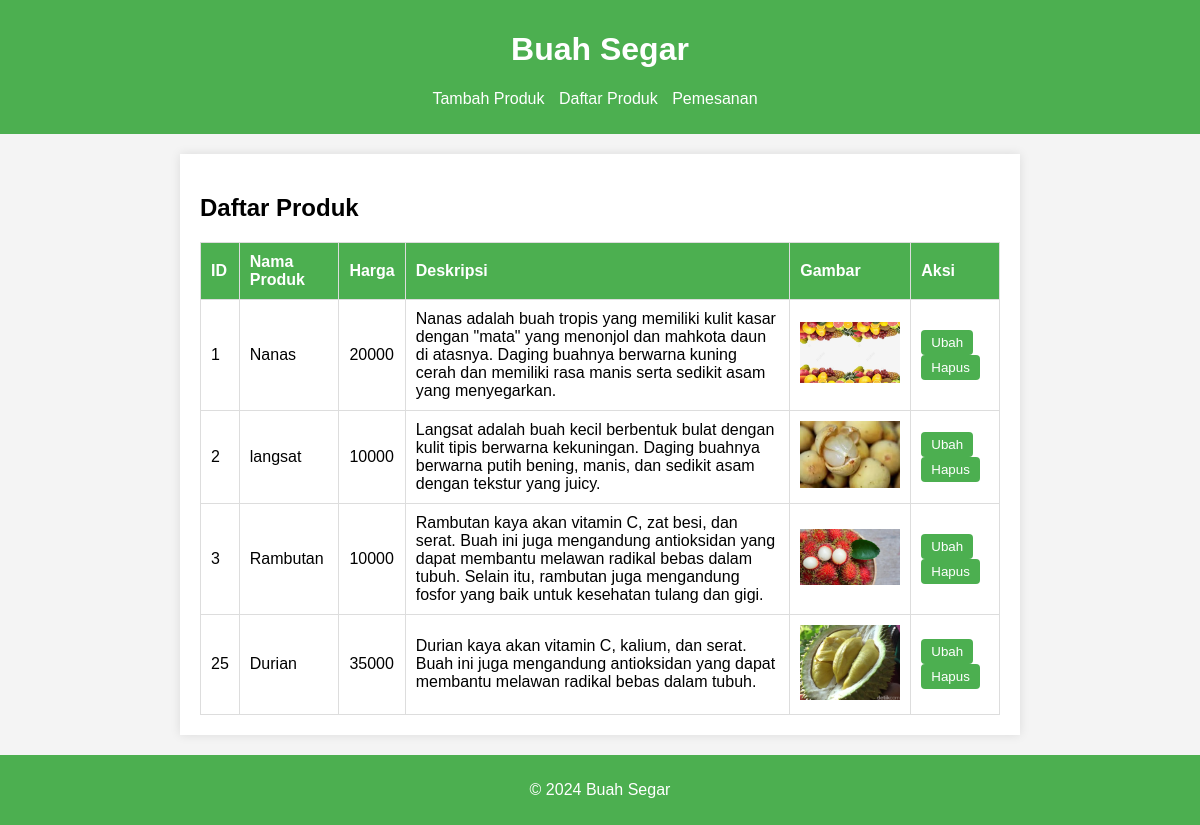
/ubah_produk1.php, run on the app's committed database.
### tables this page shows
CREATE TABLE `produk` (
  `id_produk` int(11) NOT NULL,
  `nama_produk` varchar(255) NOT NULL,
  `harga` int(255) NOT NULL,
  `gambar` varchar(255) NOT NULL,
  `deskripsi` varchar(2555) NOT NULL
);

### ubah_produk1.php (the view, shortened to what this page needs)
<?php
include 'koneksi.php';
$sql = "SELECT * FROM produk";
$result = $conn->query($sql);
?>
<!DOCTYPE html>
<html lang="id">
<head>
</head>
<body>
    <header>
        <h1>Buah Segar</h1>
        <nav>
            <ul>
                <li><a href="tambah_produk.php">Tambah Produk</a></li>
                <li><a href="ubah_produk1.php">Daftar Produk</a></li>
                <li><a href="orderan.php">Pemesanan</a></li>
            </ul>
        </nav>
    </header>
    <div class="container">
        <h2>Daftar Produk</h2>
        <table>
            <tr>
                <th>ID</th>
                <th>Nama Produk</th>
                <th>Harga</th>
                <th>Deskripsi</th>
                <th>Gambar</th>
                <th>Aksi</th>
            </tr>
            <?php if ($result->num_rows > 0): ?>
                <?php while($row = $result->fetch_assoc()): ?>
                <tr>
                    <td><?php echo $row['id_produk']; ?></td>
                    <td><?php echo $row['nama_produk']; ?></td>
                    <td><?php echo $row['harga']; ?></td>
                    <td><?php echo $row['deskripsi']; ?></td>
                    <td><img src="uploads/<?php echo $row['gambar']; ?>" alt="Gambar Produk" style="max-width: 100px; max-height: 100px;"></td>
                    <td><a href="ubah_produk.php?id=<?php echo $row['id_produk']; ?>"><button>Ubah</button></a>
                    <button onclick="confirmDelete(<?php echo $row['id_produk']; ?>)">Hapus</button></td>
                </tr>
                <?php endwhile; ?>
            <?php else: ?>
                <tr>
                    <td colspan="6">Tidak ada produk yang ditemukan.</td>
                </tr>
            <?php endif; ?>
        </table>
    </div>
    <footer>
        <p>&copy; <?php echo date('Y'); ?> Buah Segar</p>
    </footer>
</body>
</html>

### ubah_produk1.php (style rules this page uses)
body { font-family: Arial, sans-serif; background-color: #f4f4f4; margin: 0; padding: 0; }
.container { margin: 20px auto; padding: 20px; max-width: 800px; background-color: white; box-shadow: 0 0 10px rgba(0,0,0,0.1); }
footer { text-align: center; padding: 10px 0; background-color: #4CAF50; color: white; position: relative; width: 100%; }
header { background-color: #4CAF50; color: white; padding: 10px 0; text-align: center; }
nav ul { list-style-type: none; padding: 0; }
nav ul li { display: inline; margin-right: 10px; }
nav ul li a { color: white; text-decoration: none; }
table { width: 100%; border-collapse: collapse; }
table, th, td { border: 1px solid #ddd; }
th, td { padding: 10px; text-align: left; }
th { background-color: #4CAF50; color: white; }
button { padding: 5px 10px; background-color: #4CAF50; color: white; border: none; border-radius: 4px; cursor: pointer; }

### data on the page
produk: id_produk "1", nama_produk "Nanas", harga "20000", deskripsi "Nanas adalah buah tropis yang memiliki kulit kasar dengan \"mata\" yang menonjol dan mahkota daun di atasnya. Daging buahnya berwarna kuning cerah dan memiliki rasa manis serta sedikit asam yang menyegarkan.", gambar (picture)
produk: id_produk "2", nama_produk "langsat", harga "10000", deskripsi "Langsat adalah buah kecil berbentuk bulat dengan kulit tipis berwarna kekuningan. Daging buahnya berwarna putih bening, manis, dan sedikit asam dengan tekstur yang juicy.", gambar (picture)
produk: id_produk "3", nama_produk "Rambutan", harga "10000", deskripsi "Rambutan kaya akan vitamin C, zat besi, dan serat. Buah ini juga mengandung antioksidan yang dapat membantu melawan radikal bebas dalam tubuh. Selain itu, rambutan juga mengandung fosfor yang baik untuk kesehatan tulang dan gigi.", gambar (picture)
produk: id_produk "25", nama_produk "Durian", harga "35000", deskripsi "Durian kaya akan vitamin C, kalium, dan serat. Buah ini juga mengandung antioksidan yang dapat membantu melawan radikal bebas dalam tubuh.", gambar (picture)
